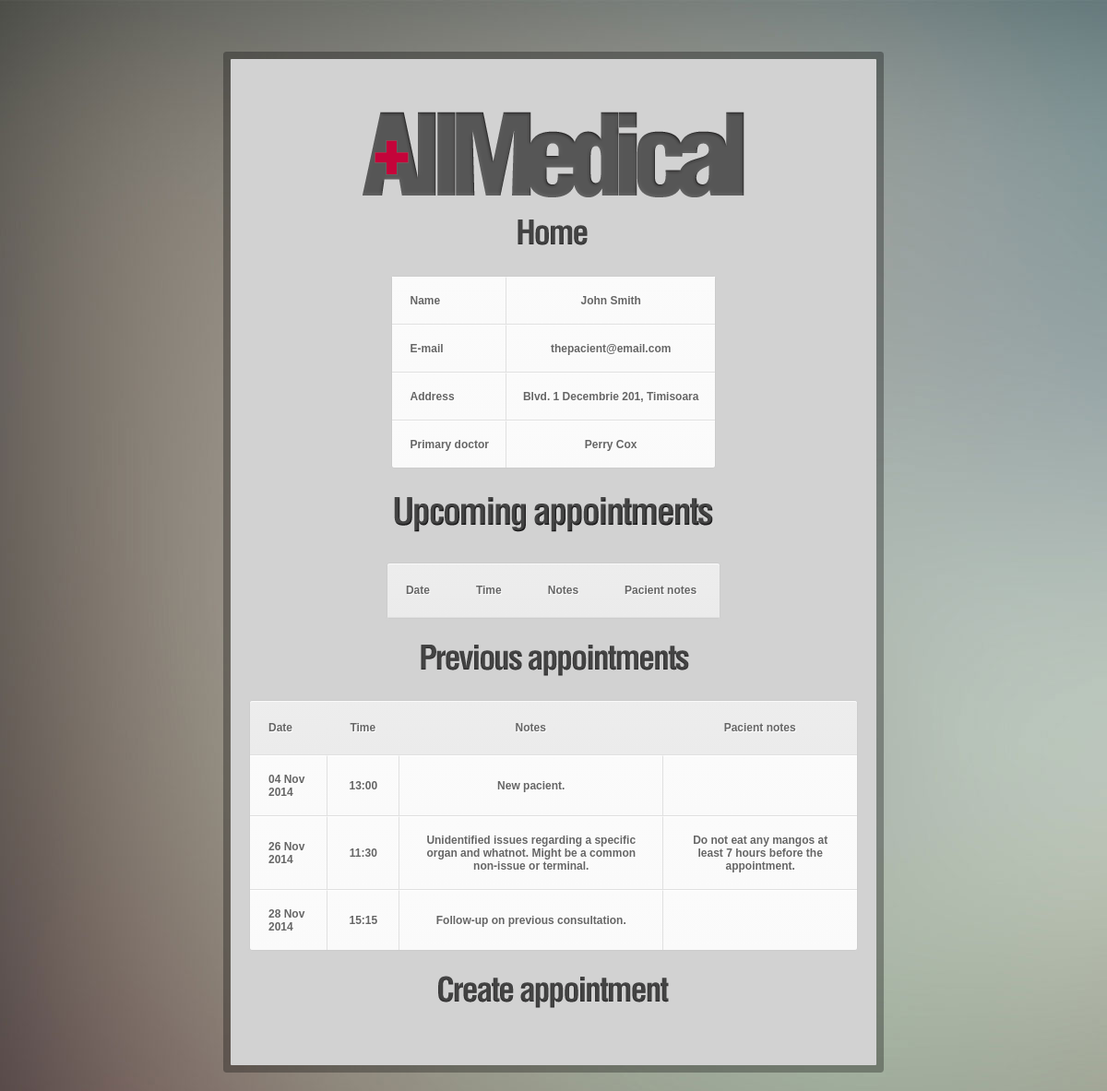
The app's page /profile.php?uid=3 (signed in), older data.
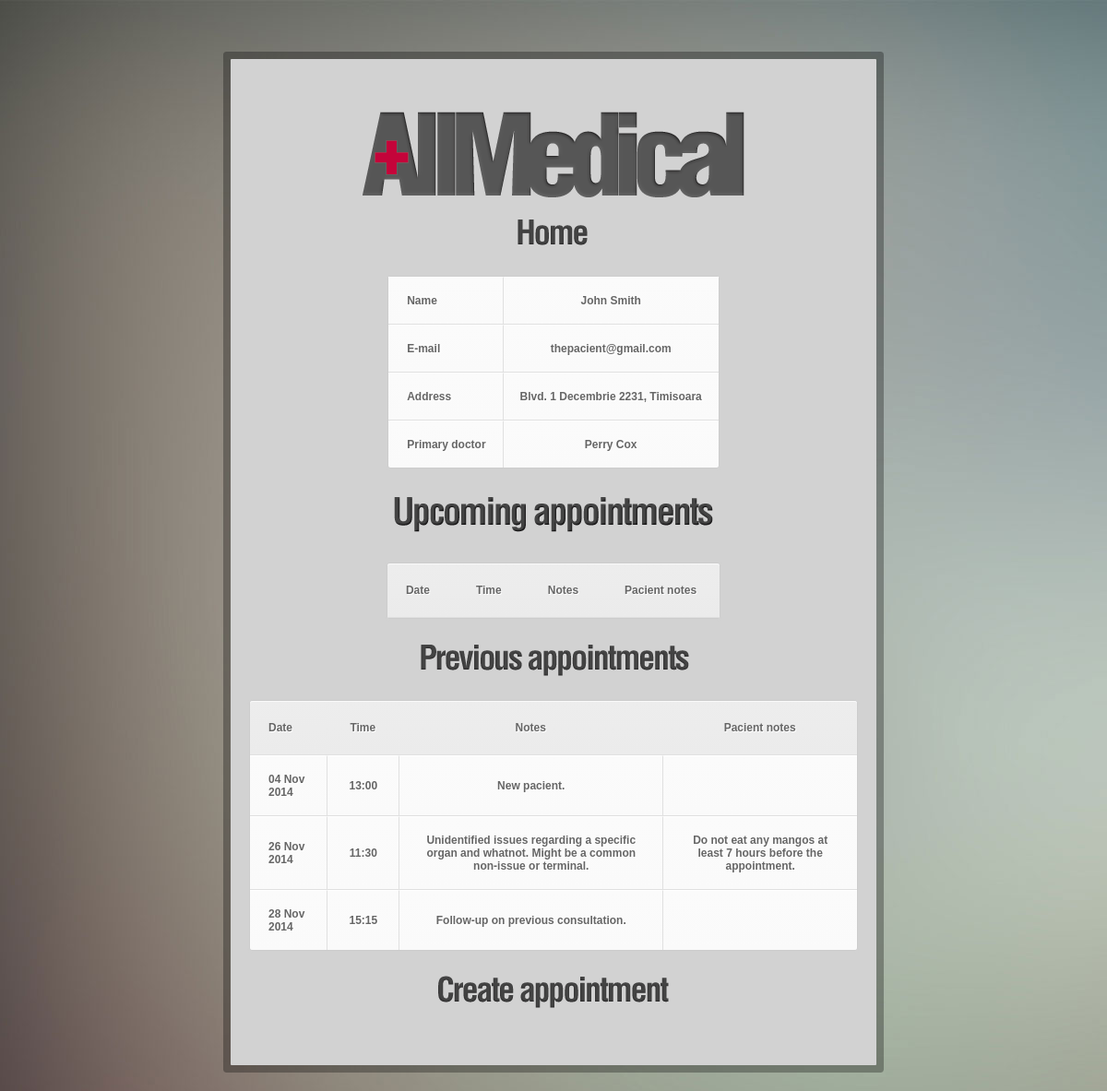
The same page, newer data.
### profile.php (the view, shortened to what this page needs)
<!DOCTYPE html>
<html lang="en">
	<head>
	<?php
	$uid = $_GET["uid"];
	$dr_uid = $_SESSION["email"];
	$query = mysql_query("SELECT * FROM `user-info` where uid = '$uid'") or die(mysql_error());
	$row = mysql_fetch_array($query) or die("Failed " . mysql_error());
	$appointment_query2 = mysql_query("SELECT * FROM `appointments` where p_uid = '$uid' AND dr_uid = '$dr_uid' AND date < SYSDATE() order by date") or die(mysql_error());
	?>
	</head>
	<body>
	<br><br><br><br>
	<div id="center" align="center">
	<br><br><br><br>
	<div id="logo"></div><br>
	<a href= "/wad"><div id="home"></div></a>
	<table cellspacing='0'>
	<tr><td>Name</td><td><?php print $row["firstname"] . " " . $row["lastname"] ?></td></tr>
	<tr><td>E-mail</td><td><?php print $row["email"] ?></td></tr>
	<tr><td>Address</td><td><?php print $row["address"] . ", " . $row["city"] ?></td></tr>
	<tr><td>Primary doctor</td><td><?php print $row["doctor"] ?></td></tr>
	</table>
	<div id="upcoming"></div>
	<table cellspacing='0'>
	<tr><th>Date</th><th>Time</th><th>Notes</th><th>Pacient notes</th></tr>
	<?php
	print "</table>";
	?>
	<div id="previous"></div>
	<table cellspacing='0'>
	<tr><th>Date</th><th>Time</th><th>Notes</th><th>Pacient notes</th></tr>
	<?php
	while($row = mysql_fetch_array($appointment_query2)){
	$time = date('G:i', strtotime($row['date']));
	$date = date('d M Y', strtotime($row['date']));
    print "<tr><td>".$date."</td><td>".$time."</td><td>".$row['notes']."</td><td>".$row['p_notes']."</td></tr>";
	}
	print "</table>";
	print "<a href=\"/wad/detail.php?uid=" . $uid . "\"><div id=\"create\"></div></a>";
	?>
	<br><br><br><br>
	</div>
	<br><br><br><br>
	</body>
</html>

Row changes from the older to the newer data that the page shows:
changed user-info "John": email "thepacient@email.com" → "thepacient@gmail.com"; address "Blvd. 1 Decembrie 201" → "Blvd. 1 Decembrie 2231"
